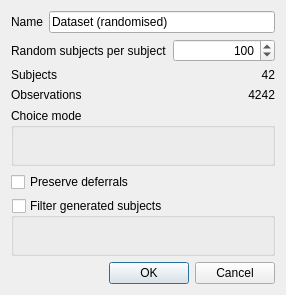
<?xml version="1.0" encoding="UTF-8"?>
<ui version="4.0">
 <class>CopycatSimulation</class>
 <widget class="QDialog" name="CopycatSimulation">
  <property name="geometry">
   <rect>
    <x>0</x>
    <y>0</y>
    <width>286</width>
    <height>295</height>
   </rect>
  </property>
  <property name="windowTitle">
   <string>Generate similar dataset</string>
  </property>
  <layout class="QVBoxLayout" name="verticalLayout_2">
   <item>
    <layout class="QHBoxLayout" name="horizontalLayout_2">
     <item>
      <widget class="QLabel" name="label_4">
       <property name="text">
        <string>Name</string>
       </property>
      </widget>
     </item>
     <item>
      <widget class="QLineEdit" name="leName">
       <property name="text">
        <string>Dataset (randomised)</string>
       </property>
      </widget>
     </item>
    </layout>
   </item>
   <item>
    <layout class="QGridLayout" name="gridLayout">
     <item row="0" column="0">
      <widget class="QLabel" name="label">
       <property name="text">
        <string>Random subjects per subject</string>
       </property>
      </widget>
     </item>
     <item row="0" column="1">
      <widget class="QSpinBox" name="sbMultiplicity">
       <property name="alignment">
        <set>Qt::AlignRight|Qt::AlignTrailing|Qt::AlignVCenter</set>
       </property>
       <property name="minimum">
        <number>1</number>
       </property>
       <property name="maximum">
        <number>1000000</number>
       </property>
       <property name="value">
        <number>100</number>
       </property>
      </widget>
     </item>
     <item row="1" column="0">
      <widget class="QLabel" name="label_2">
       <property name="text">
        <string>Subjects</string>
       </property>
      </widget>
     </item>
     <item row="1" column="1">
      <widget class="QLabel" name="labSubjects">
       <property name="text">
        <string>42</string>
       </property>
       <property name="alignment">
        <set>Qt::AlignRight|Qt::AlignTrailing|Qt::AlignVCenter</set>
       </property>
      </widget>
     </item>
     <item row="2" column="0">
      <widget class="QLabel" name="label_3">
       <property name="text">
        <string>Observations</string>
       </property>
      </widget>
     </item>
     <item row="2" column="1">
      <widget class="QLabel" name="labObservations">
       <property name="text">
        <string>4242</string>
       </property>
       <property name="alignment">
        <set>Qt::AlignRight|Qt::AlignTrailing|Qt::AlignVCenter</set>
       </property>
      </widget>
     </item>
    </layout>
   </item>
   <item>
    <widget class="QGroupBox" name="groupBox">
     <property name="title">
      <string>Choice mode</string>
     </property>
     <layout class="QHBoxLayout" name="horizontalLayout">
      <item>
       <widget class="GenChoices" name="genChoices" native="true"/>
      </item>
     </layout>
    </widget>
   </item>
   <item>
    <widget class="QCheckBox" name="cbPreserveDeferrals">
     <property name="text">
      <string>Preserve deferrals</string>
     </property>
    </widget>
   </item>
   <item>
    <widget class="QGroupBox" name="gbFilter">
     <property name="enabled">
      <bool>true</bool>
     </property>
     <property name="title">
      <string>Filter generated subjects</string>
     </property>
     <property name="checkable">
      <bool>true</bool>
     </property>
     <property name="checked">
      <bool>false</bool>
     </property>
     <layout class="QVBoxLayout" name="verticalLayout">
      <item>
       <widget class="SubjectFilter" name="subjectFilter" native="true"/>
      </item>
     </layout>
    </widget>
   </item>
   <item>
    <widget class="QDialogButtonBox" name="buttonBox">
     <property name="orientation">
      <enum>Qt::Horizontal</enum>
     </property>
     <property name="standardButtons">
      <set>QDialogButtonBox::Cancel|QDialogButtonBox::Ok</set>
     </property>
    </widget>
   </item>
  </layout>
 </widget>
 <customwidgets>
  <customwidget>
   <class>GenChoices</class>
   <extends>QWidget</extends>
   <header>gui/gen_choices.h</header>
   <container>1</container>
  </customwidget>
  <customwidget>
   <class>SubjectFilter</class>
   <extends>QWidget</extends>
   <header>gui/subject_filter.h</header>
   <container>1</container>
  </customwidget>
 </customwidgets>
 <resources/>
 <connections>
  <connection>
   <sender>buttonBox</sender>
   <signal>accepted()</signal>
   <receiver>CopycatSimulation</receiver>
   <slot>accept()</slot>
   <hints>
    <hint type="sourcelabel">
     <x>248</x>
     <y>254</y>
    </hint>
    <hint type="destinationlabel">
     <x>157</x>
     <y>274</y>
    </hint>
   </hints>
  </connection>
  <connection>
   <sender>buttonBox</sender>
   <signal>rejected()</signal>
   <receiver>CopycatSimulation</receiver>
   <slot>reject()</slot>
   <hints>
    <hint type="sourcelabel">
     <x>316</x>
     <y>260</y>
    </hint>
    <hint type="destinationlabel">
     <x>286</x>
     <y>274</y>
    </hint>
   </hints>
  </connection>
  <connection>
   <sender>gbFilter</sender>
   <signal>toggled(bool)</signal>
   <receiver>subjectFilter</receiver>
   <slot>setEnabled(bool)</slot>
   <hints>
    <hint type="sourcelabel">
     <x>142</x>
     <y>227</y>
    </hint>
    <hint type="destinationlabel">
     <x>142</x>
     <y>237</y>
    </hint>
   </hints>
  </connection>
 </connections>
</ui>
